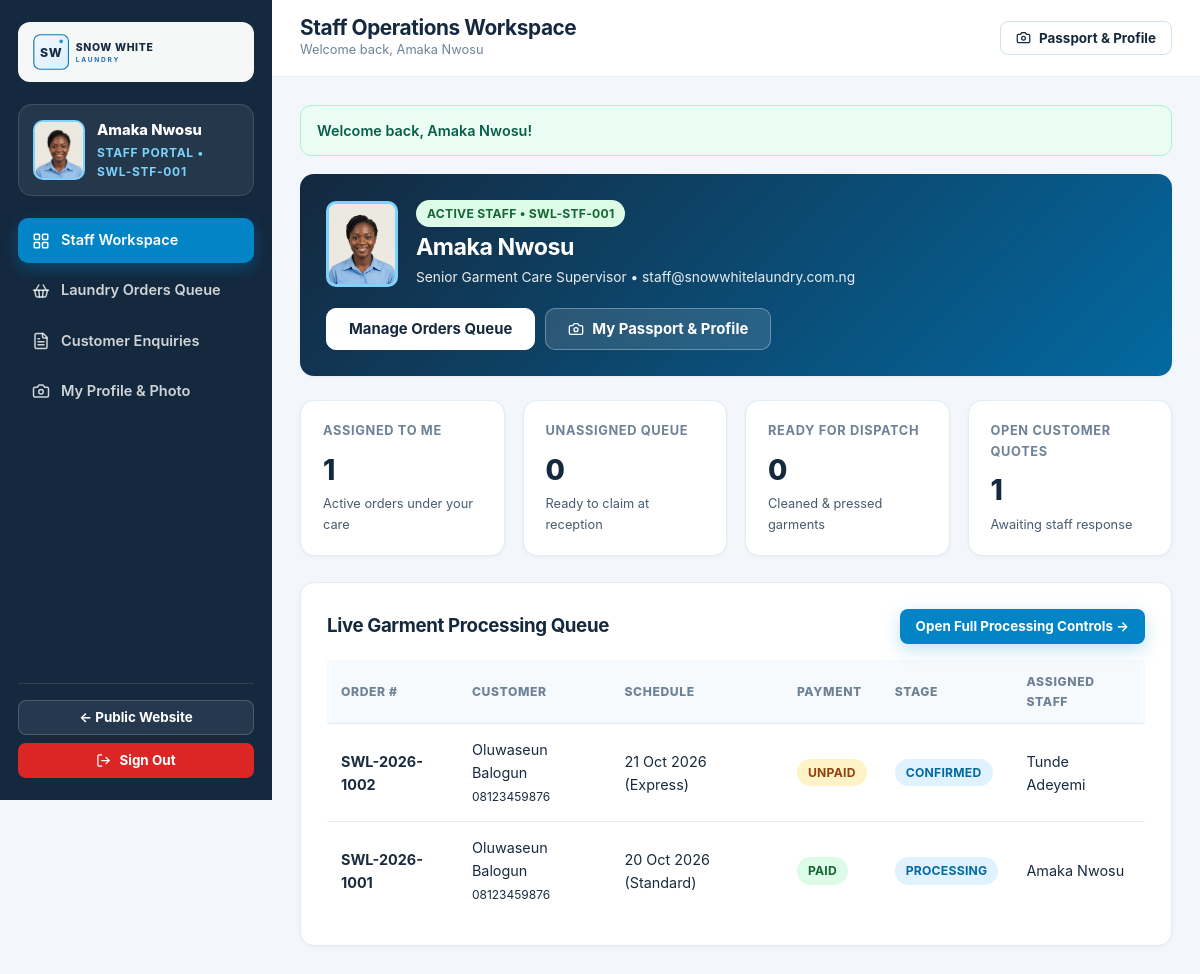
Screenshot of /staff/dashboard.php (signed in) with the database file from the repository.
### tables this page shows
CREATE TABLE `users` (
  `id` INT UNSIGNED NOT NULL AUTO_INCREMENT,
  `full_name` VARCHAR(120) NOT NULL,
  `email` VARCHAR(160) NOT NULL,
  `phone` VARCHAR(30) DEFAULT NULL,
  `password_hash` VARCHAR(255) NOT NULL,
  `role` ENUM('visitor', 'staff', 'admin') NOT NULL DEFAULT 'visitor',
  `status` ENUM('active', 'suspended') NOT NULL DEFAULT 'active',
  `suspension_reason` VARCHAR(255) DEFAULT NULL,
  `staff_code` VARCHAR(30) DEFAULT NULL,
  `job_title` VARCHAR(100) DEFAULT NULL,
  `address` VARCHAR(255) DEFAULT NULL,
  `city_area` VARCHAR(100) DEFAULT NULL,
  `passport_photo` VARCHAR(255) DEFAULT NULL,
  `bio` TEXT DEFAULT NULL,
  `last_login_at` DATETIME DEFAULT NULL,
  `created_at` DATETIME NOT NULL DEFAULT CURRENT_TIMESTAMP,
  `updated_at` DATETIME NOT NULL DEFAULT CURRENT_TIMESTAMP ON UPDATE CURRENT_TIMESTAMP,
  PRIMARY KEY (`id`),
  UNIQUE KEY `uniq_users_email` (`email`),
  KEY `idx_users_role_status` (`role`, `status`)
);

CREATE TABLE `orders` (
  `id` INT UNSIGNED NOT NULL AUTO_INCREMENT,
  `order_number` VARCHAR(32) NOT NULL,
  `user_id` INT UNSIGNED DEFAULT NULL,
  `customer_name` VARCHAR(120) NOT NULL,
  `customer_email` VARCHAR(160) NOT NULL,
  `customer_phone` VARCHAR(30) NOT NULL,
  `pickup_address` VARCHAR(255) NOT NULL,
  `delivery_option` ENUM('drop_off', 'pickup_delivery') NOT NULL DEFAULT 'pickup_delivery',
  `service_speed` ENUM('standard', 'express') NOT NULL DEFAULT 'standard',
  `preferred_date` DATE NOT NULL,
  `preferred_time_slot` VARCHAR(50) NOT NULL DEFAULT 'Morning (8:00 AM - 12:00 PM)',
  `special_notes` TEXT DEFAULT NULL,
  `subtotal_ngn` DECIMAL(12,2) NOT NULL DEFAULT 0.00,
  `delivery_fee_ngn` DECIMAL(12,2) NOT NULL DEFAULT 0.00,
  `express_fee_ngn` DECIMAL(12,2) NOT NULL DEFAULT 0.00,
  `total_amount_ngn` DECIMAL(12,2) NOT NULL DEFAULT 0.00,
  `payment_method` ENUM('paystack', 'pay_on_pickup') NOT NULL DEFAULT 'paystack',
  `payment_status` ENUM('unpaid', 'paid', 'failed', 'refunded') NOT NULL DEFAULT 'unpaid',
  `order_status` ENUM('pending', 'confirmed', 'picked_up', 'processing', 'ready', 'delivered', 'cancelled') NOT NULL DEFAULT 'pending',
  `assigned_staff_id` INT UNSIGNED DEFAULT NULL,
  `staff_notes` TEXT DEFAULT NULL,
  `created_at` DATETIME NOT NULL DEFAULT CURRENT_TIMESTAMP,
  `updated_at` DATETIME NOT NULL DEFAULT CURRENT_TIMESTAMP ON UPDATE CURRENT_TIMESTAMP,
  PRIMARY KEY (`id`),
  UNIQUE KEY `uniq_orders_number` (`order_number`),
  KEY `idx_orders_user` (`user_id`),
  KEY `idx_orders_staff` (`assigned_staff_id`),
  KEY `idx_orders_status` (`order_status`, `payment_status`),
  CONSTRAINT `fk_orders_user` FOREIGN KEY (`user_id`) REFERENCES `users` (`id`) ON DELETE SET NULL,
  CONSTRAINT `fk_orders_staff` FOREIGN KEY (`assigned_staff_id`) REFERENCES `users` (`id`) ON DELETE SET NULL
);

### staff/dashboard.php (the view, shortened to what this page needs)
<?php
require_once __DIR__ . '/../includes/bootstrap.php';
$authUser = swl_require_auth('staff');
$pdo      = swl_db();
$sid = (int)$authUser['id'];
$myAssigned   = (int)$pdo->query("SELECT COUNT(*) FROM orders WHERE assigned_staff_id = {$sid} AND order_status NOT IN ('delivered','cancelled')")->fetchColumn();
$unassigned   = (int)$pdo->query("SELECT COUNT(*) FROM orders WHERE assigned_staff_id IS NULL AND order_status != 'cancelled'")->fetchColumn();
$readyPickup  = (int)$pdo->query("SELECT COUNT(*) FROM orders WHERE order_status = 'ready'")->fetchColumn();
$openEnqCount = (int)$pdo->query("SELECT COUNT(*) FROM enquiries WHERE status IN ('new','in_review')")->fetchColumn();
$activeQueue = $pdo->query(
    'SELECT o.*, u.full_name AS staff_name
     FROM orders o
     LEFT JOIN users u ON u.id = o.assigned_staff_id
     WHERE o.order_status NOT IN ("delivered","cancelled")
     ORDER BY o.id DESC LIMIT 10'
)->fetchAll();
$dashTitle = 'Staff Operations Workspace';
$activeTab = 'dashboard';
require __DIR__ . '/../includes/dashboard_header.php';
?>
<div class="card" style="display:flex;align-items:center;justify-content:space-between;gap:20px;flex-wrap:wrap;margin-bottom:24px;background:linear-gradient(135deg,#14283e 0%,#0369a1 100%);color:#fff;border:none;">
  <div style="display:flex;align-items:center;gap:18px;">
    <div class="passport-avatar" style="width:72px;height:86px;border-width:3px;">
      <?php if ($avatarUrl): ?>
        <img src="<?= e($avatarUrl) ?>" alt="Staff Passport Photograph">
      <?php else: ?>
        <span><?= e(swl_initials($authUser['full_name'])) ?></span>
      <?php endif; ?>
    </div>
    <div>
      <span class="badge badge-active" style="margin-bottom:6px;">ACTIVE STAFF &bull; <?= e($authUser['staff_code'] ?: 'OPERATIONS') ?></span>
      <h2 style="color:#fff;margin:0 0 4px;font-size:1.45rem;"><?= e($authUser['full_name']) ?></h2>
      <div style="font-size:0.86rem;opacity:0.9;">
        <?= e($authUser['job_title'] ?: 'Garment Care Specialist') ?> &bull; <?= e($authUser['email']) ?>
      </div>
    </div>
  </div>
  <div style="display:flex;gap:10px;flex-wrap:wrap;">
    <a href="<?= e(swl_base_url('staff/orders.php')) ?>" class="btn btn-outline" style="background:#fff;color:var(--deep-navy);border-color:#fff;">
      Manage Orders Queue
    </a>
    <a href="<?= e(swl_base_url('staff/profile.php')) ?>" class="btn btn-outline" style="background:rgba(255,255,255,0.12);border-color:rgba(255,255,255,0.3);color:#fff;">
      <?= swl_icon('camera', 16) ?> My Passport &amp; Profile
    </a>
  </div>
</div>
<div class="stat-grid">
  <div class="stat-card">
    <div class="stat-label">Assigned To Me</div>
    <div class="stat-value"><?= $myAssigned ?></div>
    <div class="stat-sub">Active orders under your care</div>
  </div>
  <div class="stat-card">
    <div class="stat-label">Unassigned Queue</div>
    <div class="stat-value"><?= $unassigned ?></div>
    <div class="stat-sub">Ready to claim at reception</div>
  </div>
  <div class="stat-card">
    <div class="stat-label">Ready For Dispatch</div>
    <div class="stat-value"><?= $readyPickup ?></div>
    <div class="stat-sub">Cleaned &amp; pressed garments</div>
  </div>
  <div class="stat-card">
    <div class="stat-label">Open Customer Quotes</div>
    <div class="stat-value"><?= $openEnqCount ?></div>
    <div class="stat-sub">Awaiting staff response</div>
  </div>
</div>
<div class="card">
  <div style="display:flex;justify-content:space-between;align-items:center;margin-bottom:16px;flex-wrap:wrap;gap:10px;">
    <h3 style="margin:0;">Live Garment Processing Queue</h3>
    <a href="<?= e(swl_base_url('staff/orders.php')) ?>" class="btn btn-primary btn-sm">Open Full Processing Controls &rarr;</a>
  </div>
  <div class="table-wrap">
    <table class="swl-table">
      <thead>
        <tr>
          <th>Order #</th>
          <th>Customer</th>
          <th>Schedule</th>
          <th>Payment</th>
          <th>Stage</th>
          <th>Assigned Staff</th>
        </tr>
      </thead>
      <tbody>
        <?php foreach ($activeQueue as $ord): ?>
          <tr>
            <td><strong><?= e($ord['order_number']) ?></strong></td>
            <td><?= e($ord['customer_name']) ?><br><small><?= e($ord['customer_phone']) ?></small></td>
            <td><?= e(date('d M Y', strtotime($ord['preferred_date']))) ?> (<?= e(ucfirst($ord['service_speed'])) ?>)</td>
            <td><span class="badge badge-<?= e($ord['payment_status']) ?>"><?= e(strtoupper($ord['payment_status'])) ?></span></td>
            <td><span class="badge badge-<?= e($ord['order_status']) ?>"><?= e(strtoupper(str_replace('_', ' ', $ord['order_status']))) ?></span></td>
            <td><?= e($ord['staff_name'] ?? 'Unassigned') ?></td>
          </tr>
        <?php endforeach; ?>
      </tbody>
    </table>
  </div>
</div>
<?php require __DIR__ . '/../includes/dashboard_footer.php'; ?>

### includes/dashboard_header.php (shortened to what this page needs)
<?php
$authUser  = $authUser ?? swl_require_auth();
$role      = $authUser['role'];
$siteName  = swl_setting('site_name', 'Snow White Laundry');
$dashTitle = $dashTitle ?? ucfirst($role) . ' Dashboard';
$activeTab = $activeTab ?? 'dashboard';
$avatarUrl = swl_avatar_url($authUser);
$flashes   = swl_get_flashes();
$navItems = match ($role) {
    'admin' => [
        ['key' => 'dashboard', 'label' => 'Admin Overview',      'icon' => 'grid',        'url' => 'admin/dashboard.php'],
        ['key' => 'orders',    'label' => 'Orders & Payments',   'icon' => 'basket',      'url' => 'admin/orders.php'],
        ['key' => 'enquiries', 'label' => 'Quotes & Enquiries',  'icon' => 'file-text',   'url' => 'admin/enquiries.php'],
        ['key' => 'staff',     'label' => 'Staff Management',    'icon' => 'users',       'url' => 'admin/staff.php'],
        ['key' => 'visitors',  'label' => 'Website Visitors',    'icon' => 'user',        'url' => 'admin/visitors.php'],
        ['key' => 'services',  'label' => 'Services & Pricing',  'icon' => 'shirt',       'url' => 'admin/services.php'],
        ['key' => 'settings',  'label' => 'Website Settings',    'icon' => 'settings',    'url' => 'admin/settings.php'],
        ['key' => 'profile',   'label' => 'My Profile & Photo',  'icon' => 'camera',      'url' => 'admin/profile.php'],
    ],
    'staff' => [
        ['key' => 'dashboard', 'label' => 'Staff Workspace',     'icon' => 'grid',        'url' => 'staff/dashboard.php'],
        ['key' => 'orders',    'label' => 'Laundry Orders Queue','icon' => 'basket',      'url' => 'staff/orders.php'],
        ['key' => 'enquiries', 'label' => 'Customer Enquiries',  'icon' => 'file-text',   'url' => 'staff/enquiries.php'],
        ['key' => 'profile',   'label' => 'My Profile & Photo',  'icon' => 'camera',      'url' => 'staff/profile.php'],
    ],
    default => [
        ['key' => 'dashboard', 'label' => 'My Dashboard',        'icon' => 'grid',        'url' => 'visitor/dashboard.php'],
        ['key' => 'book',      'label' => 'Book Laundry Service','icon' => 'sparkles',    'url' => 'visitor/book.php'],
        ['key' => 'orders',    'label' => 'My Orders & Paystack','icon' => 'credit-card', 'url' => 'visitor/orders.php'],
        ['key' => 'enquiries', 'label' => 'My Quotes & Messages','icon' => 'file-text',   'url' => 'visitor/enquiries.php'],
        ['key' => 'profile',   'label' => 'My Profile & Photo',  'icon' => 'camera',      'url' => 'visitor/profile.php'],
    ],
};
?>
<!DOCTYPE html>
<html lang="en">
<head>
  <link rel="stylesheet" href="<?= e(swl_base_url('assets/css/style.css')) ?>">
</head>
<body class="dash-body">
<div class="dash-layout">
  <aside class="dash-sidebar no-print" id="swlDashSidebar">
    <a href="<?= e(swl_base_url()) ?>" class="dash-brand" title="Visit Live Website">
      <img src="<?= e(swl_logo_url()) ?>" alt="<?= e($siteName) ?>">
    </a>
    <div class="dash-user-box">
      <div class="passport-avatar">
        <?php if ($avatarUrl): ?>
          <img src="<?= e($avatarUrl) ?>" alt="<?= e($authUser['full_name']) ?>">
        <?php else: ?>
          <span><?= e(swl_initials($authUser['full_name'])) ?></span>
        <?php endif; ?>
      </div>
      <div style="min-width:0;">
        <div style="font-weight:800;font-size:0.92rem;white-space:nowrap;overflow:hidden;text-overflow:ellipsis;">
          <?= e($authUser['full_name']) ?>
        </div>
        <div style="font-size:0.75rem;color:#7dd3fc;text-transform:uppercase;letter-spacing:0.06em;font-weight:700;">
          <?= e($role === 'visitor' ? 'Customer Account' : ucfirst($role) . ' Portal') ?>
          <?php if (!empty($authUser['staff_code'])): ?>
            &bull; <?= e($authUser['staff_code']) ?>
          <?php endif; ?>
        </div>
      </div>
    </div>
    <nav class="dash-nav">
      <?php foreach ($navItems as $item): ?>
        <a href="<?= e(swl_base_url($item['url'])) ?>" class="<?= $activeTab === $item['key'] ? 'active' : '' ?>">
          <?= swl_icon($item['icon'], 18) ?>
          <span><?= e($item['label']) ?></span>
        </a>
      <?php endforeach; ?>
    </nav>
    <div style="margin-top:24px;padding-top:16px;border-top:1px solid rgba(255,255,255,0.12);display:grid;gap:8px;">
      <a href="<?= e(swl_base_url()) ?>" class="btn btn-outline btn-sm" style="background:rgba(255,255,255,0.08);border-color:rgba(255,255,255,0.18);color:#fff;">
        &larr; Public Website
      </a>
      <a href="<?= e(swl_base_url('logout.php')) ?>" class="btn btn-danger btn-sm">
        <?= swl_icon('logout', 15) ?> Sign Out
      </a>
    </div>
  </aside>
  <div class="dash-main">
    <header class="dash-topbar no-print">
      <div style="display:flex;align-items:center;gap:12px;">
        <div>
          <h1 style="font-size:1.3rem;margin:0;"><?= e($dashTitle) ?></h1>
          <div style="font-size:0.8rem;color:var(--text-subtle);">
            Welcome back, <?= e($authUser['full_name']) ?>
          </div>
        </div>
      </div>
      <div style="display:flex;align-items:center;gap:10px;flex-wrap:wrap;">
        <a href="<?= e(swl_base_url($role . '/profile.php')) ?>" class="btn btn-outline btn-sm">
          <?= swl_icon('camera', 15) ?> Passport &amp; Profile
        </a>
      </div>
    </header>
    <main class="dash-content">
      <?php foreach ($flashes as $f): ?>
        <div class="alert alert-<?= e($f['type']) ?>"><?= e($f['message']) ?></div>
      <?php endforeach; ?>

### rows the page displays
users: passport_photo (picture), full_name "Amaka Nwosu", role "STAFF PORTAL", staff_code "SWL-STF-001", job_title "Senior Garment Care Supervisor", email "staff@snowwhitelaundry.com.ng"
orders: order_number "SWL-2026-1002", customer_name "Oluwaseun Balogun", customer_phone "08123459876", preferred_date "21 Oct 2026", service_speed "Express", payment_status "UNPAID", order_status "CONFIRMED", assigned_staff.full_name "Tunde Adeyemi"
orders: order_number "SWL-2026-1001", customer_name "Oluwaseun Balogun", customer_phone "08123459876", preferred_date "20 Oct 2026", service_speed "Standard", payment_status "PAID", order_status "PROCESSING", assigned_staff.full_name "Amaka Nwosu"

### other values shown
$item['label'] "Staff Workspace"
$item['label'] "Laundry Orders Queue"
$item['label'] "Customer Enquiries"
$item['label'] "My Profile & Photo"
$dashTitle "Staff Operations Workspace"
$f['message'] "Welcome back, Amaka Nwosu!"
$myAssigned "1"
$unassigned "0"
$readyPickup "0"
$openEnqCount "1"
